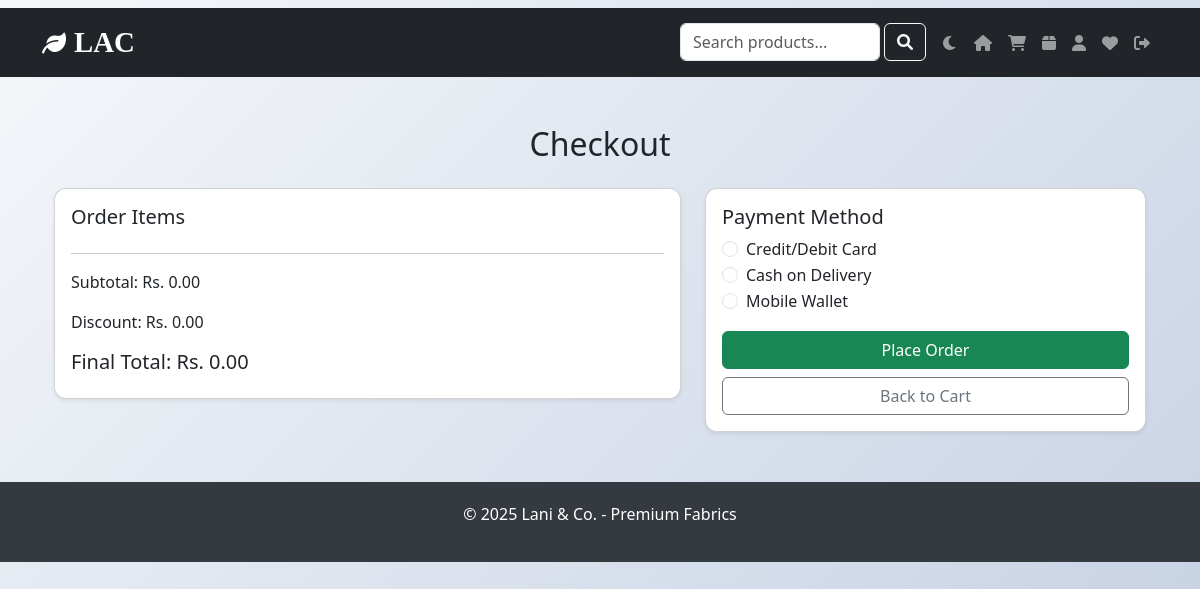
/shop/checkout/ (signed in), run on an earlier commit of the app's database.
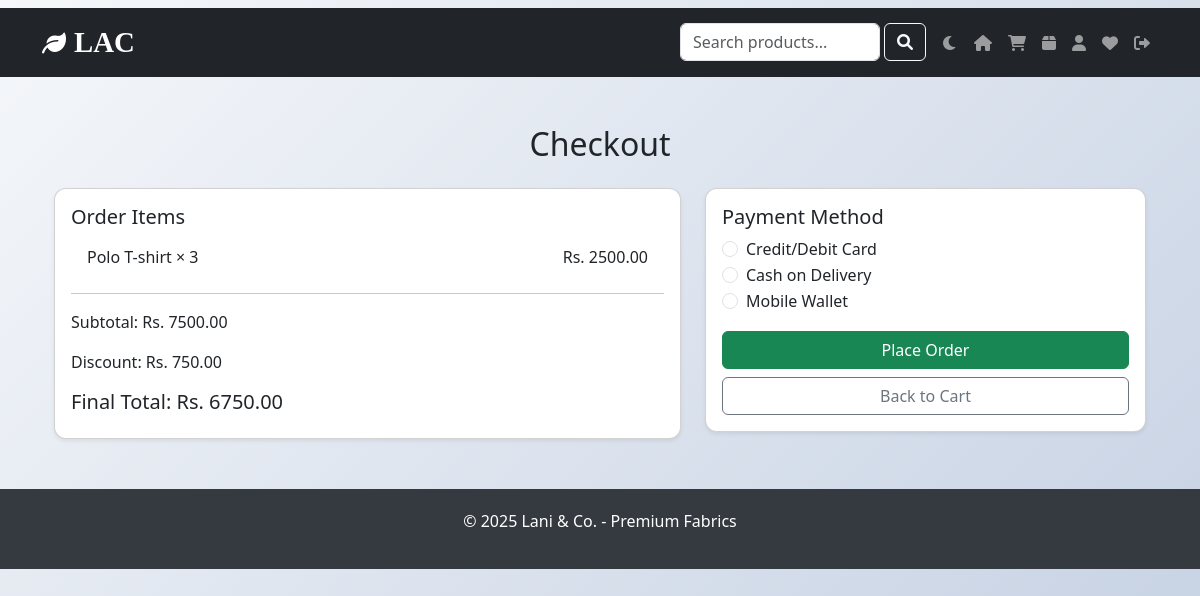
And on a later commit of the database.
### shop/models.py (models this page shows, shortened)
class Cart(models.Model):
    user = models.ForeignKey(User, on_delete=models.CASCADE)
    product = models.ForeignKey(Product, on_delete=models.CASCADE)
    quantity = models.IntegerField(default=1)

class Product(models.Model):
    name = models.CharField(max_length=100)
    price = models.FloatField()
    category = models.ForeignKey(Category, on_delete=models.CASCADE)
    description = models.TextField(blank=True)
    image_filename = models.CharField(max_length=200, blank=True, null=True)   # static image
    is_latest = models.BooleanField(default=False)                             # admin‑controlled

### shop/views.py (the view)
# urls.py: path('checkout/', views.checkout, name='checkout'),
@login_required
def checkout(request):
    cart_items = Cart.objects.filter(user=request.user)
    total = sum(item.product.price * item.quantity for item in cart_items)
    is_first_order = not Order.objects.filter(user=request.user).exists()
    discount = total * 0.10 if is_first_order else 0
    final_total = total - discount
    return render(request, 'payment_options.html', {
        'cart_items': cart_items,
        'total': total,
        'discount': discount,
        'final_total': final_total,
    })

### shop/templates/payment_options.html (shortened to what this page needs)
{% extends 'base.html' %}
{% load static %}
{% block content %}
<div class="container my-5">
    <h2 class="text-center mb-4">Checkout</h2>
    <div class="row">
        <div class="col-md-7">
            <div class="card shadow-sm">
                <div class="card-body">
                    <h5>Order Items</h5>
                    <ul class="list-group list-group-flush">
                        {% for item in cart_items %}
                        <li class="list-group-item d-flex justify-content-between align-items-center">
                            {{ item.product.name }} × {{ item.quantity }}
                            <span>Rs. {{ item.product.price|floatformat:2 }}</span>
                        </li>
                        {% endfor %}
                    </ul>
                    <hr>
                    <p>Subtotal: Rs. {{ total|floatformat:2 }}</p>
                    <p>Discount: Rs. {{ discount|floatformat:2 }}</p>
                    <h5>Final Total: Rs. {{ final_total|floatformat:2 }}</h5>
                </div>
            </div>
        </div>
        <div class="col-md-5">
            <div class="card shadow-sm">
                <div class="card-body">
                    <h5>Payment Method</h5>
                    <form method="POST" action="{% url 'place_order' %}">
                        <div class="form-check">
                            <input class="form-check-input" type="radio" name="payment_method" value="Card" id="card" required>
                            <label class="form-check-label" for="card">Credit/Debit Card</label>
                        </div>
                        <div class="form-check">
                            <input class="form-check-input" type="radio" name="payment_method" value="COD" id="cod">
                            <label class="form-check-label" for="cod">Cash on Delivery</label>
                        </div>
                        <div class="form-check">
                            <input class="form-check-input" type="radio" name="payment_method" value="Wallet" id="wallet">
                            <label class="form-check-label" for="wallet">Mobile Wallet</label>
                        </div>
                        <button type="submit" class="btn btn-success w-100 mt-3">Place Order</button>
                    </form>
                    <a href="{% url 'cart' %}" class="btn btn-outline-secondary w-100 mt-2">Back to Cart</a>
                </div>
            </div>
        </div>
    </div>
</div>
{% endblock %}

What changed in the data, as far as the page shows it:
added Cart: product.name "Polo T-shirt", quantity "3", product.price "2500.00"
Also different on the page:
{{ total|floatformat:2 }}: "0.00" → "7500.00"
{{ discount|floatformat:2 }}: "0.00" → "750.00"
{{ final_total|floatformat:2 }}: "0.00" → "6750.00"
